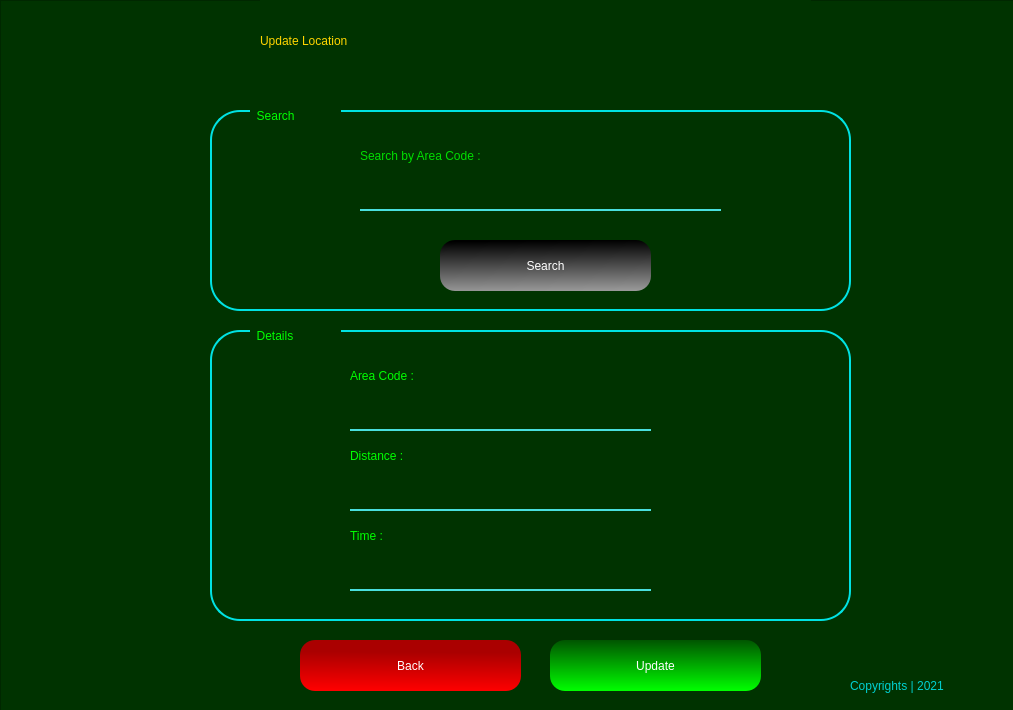
<?xml version="1.0" encoding="UTF-8"?>
<ui version="4.0">
 <class>Form</class>
 <widget class="QWidget" name="Form">
  <property name="geometry">
   <rect>
    <x>0</x>
    <y>0</y>
    <width>1013</width>
    <height>710</height>
   </rect>
  </property>
  <property name="windowTitle">
   <string>Form</string>
  </property>
  <widget class="QFrame" name="frame">
   <property name="geometry">
    <rect>
     <x>0</x>
     <y>0</y>
     <width>1022</width>
     <height>713</height>
    </rect>
   </property>
   <property name="styleSheet">
    <string notr="true">QFrame{

background-color: rgb(0, 51, 0);
color: rgb(0,255,0);

}
</string>
   </property>
   <property name="frameShape">
    <enum>QFrame::StyledPanel</enum>
   </property>
   <property name="frameShadow">
    <enum>QFrame::Raised</enum>
   </property>
   <widget class="QLabel" name="label_5">
    <property name="geometry">
     <rect>
      <x>260</x>
      <y>0</y>
      <width>551</width>
      <height>81</height>
     </rect>
    </property>
    <property name="styleSheet">
     <string notr="true">font: 87 36pt &quot;Arial Black&quot;;
color: rgb(255, 213, 0);</string>
    </property>
    <property name="text">
     <string>Update Location</string>
    </property>
   </widget>
   <widget class="QPushButton" name="updateBtn">
    <property name="geometry">
     <rect>
      <x>550</x>
      <y>640</y>
      <width>211</width>
      <height>51</height>
     </rect>
    </property>
    <property name="styleSheet">
     <string notr="true">QPushButton{
background-color: qlineargradient(spread:pad, x1:0.498, y1:0, x2:0.507, y2:1, stop:0 rgba(0, 85, 0, 255), stop:1 rgba(0, 255, 0, 255));
border-radius:15px;
color: #FFF;
	font: 75 14pt &quot;Microsoft PhagsPa&quot;;

}

QPushButton:hover{

	background-color: rgb(0, 118, 0);
}</string>
    </property>
    <property name="text">
     <string>Update</string>
    </property>
   </widget>
   <widget class="QPushButton" name="backBtn">
    <property name="geometry">
     <rect>
      <x>300</x>
      <y>640</y>
      <width>221</width>
      <height>51</height>
     </rect>
    </property>
    <property name="styleSheet">
     <string notr="true">QPushButton{
background-color: qlineargradient(spread:pad, x1:0.512, y1:0.238636, x2:0.493, y2:1, stop:0 rgba(170, 0, 0, 255), stop:1 rgba(255, 0, 0, 255));
border-radius:15px;
color: #FFF;
	font: 75 14pt &quot;Microsoft PhagsPa&quot;;

}

QPushButton:hover{

	background-color: rgb(138, 0, 0);
}</string>
    </property>
    <property name="text">
     <string>Back</string>
    </property>
   </widget>
   <widget class="QLabel" name="label_7">
    <property name="geometry">
     <rect>
      <x>10</x>
      <y>650</y>
      <width>51</width>
      <height>51</height>
     </rect>
    </property>
    <property name="styleSheet">
     <string notr="true">background-image: url(:/newPrefix/—Pngtree—red and black logo_5517319.png);</string>
    </property>
    <property name="text">
     <string/>
    </property>
    <property name="pixmap">
     <pixmap resource="mainLogo.qrc">:/newPrefix/—Pngtree—red and black logo_5517319.png</pixmap>
    </property>
    <property name="scaledContents">
     <bool>true</bool>
    </property>
   </widget>
   <widget class="QLabel" name="label_8">
    <property name="geometry">
     <rect>
      <x>850</x>
      <y>670</y>
      <width>161</width>
      <height>31</height>
     </rect>
    </property>
    <property name="styleSheet">
     <string notr="true">font: 25 12pt &quot;Bahnschrift Light&quot;;
color: rgb(0, 208, 208);</string>
    </property>
    <property name="text">
     <string>Copyrights | 2021</string>
    </property>
   </widget>
   <widget class="QFrame" name="frame_4">
    <property name="geometry">
     <rect>
      <x>210</x>
      <y>330</y>
      <width>641</width>
      <height>291</height>
     </rect>
    </property>
    <property name="styleSheet">
     <string notr="true">QFrame{

border: 2px solid rgb(0, 226, 226);
border-radius: 30px;

}</string>
    </property>
    <property name="frameShape">
     <enum>QFrame::StyledPanel</enum>
    </property>
    <property name="frameShadow">
     <enum>QFrame::Raised</enum>
    </property>
    <widget class="QLabel" name="label_3">
     <property name="geometry">
      <rect>
       <x>40</x>
       <y>-10</y>
       <width>91</width>
       <height>31</height>
      </rect>
     </property>
     <property name="styleSheet">
      <string notr="true">border: none;
font: 12pt &quot;MS Shell Dlg 2&quot;;</string>
     </property>
     <property name="text">
      <string>  Details</string>
     </property>
    </widget>
    <widget class="QLineEdit" name="areaTxt_3">
     <property name="geometry">
      <rect>
       <x>140</x>
       <y>60</y>
       <width>301</width>
       <height>41</height>
      </rect>
     </property>
     <property name="styleSheet">
      <string notr="true">QLineEdit{
background-color: rgb(0, 51, 0);
border-top:none;
border-left: none;
border-right: none;
border-bottom: 2px solid rgb(74, 224, 222);

}</string>
     </property>
    </widget>
    <widget class="QLabel" name="label_4">
     <property name="geometry">
      <rect>
       <x>140</x>
       <y>30</y>
       <width>121</width>
       <height>31</height>
      </rect>
     </property>
     <property name="styleSheet">
      <string notr="true">border: none;
font: 12pt &quot;MS Shell Dlg 2&quot;;</string>
     </property>
     <property name="text">
      <string>Area Code :</string>
     </property>
    </widget>
    <widget class="QLineEdit" name="areaTxt_4">
     <property name="geometry">
      <rect>
       <x>140</x>
       <y>140</y>
       <width>301</width>
       <height>41</height>
      </rect>
     </property>
     <property name="styleSheet">
      <string notr="true">QLineEdit{
background-color: rgb(0, 51, 0);
border-top:none;
border-left: none;
border-right: none;
border-bottom: 2px solid rgb(74, 224, 222);

}</string>
     </property>
    </widget>
    <widget class="QLabel" name="label_6">
     <property name="geometry">
      <rect>
       <x>140</x>
       <y>110</y>
       <width>121</width>
       <height>31</height>
      </rect>
     </property>
     <property name="styleSheet">
      <string notr="true">border: none;
font: 12pt &quot;MS Shell Dlg 2&quot;;</string>
     </property>
     <property name="text">
      <string>Distance :</string>
     </property>
    </widget>
    <widget class="QLineEdit" name="areaTxt_5">
     <property name="geometry">
      <rect>
       <x>140</x>
       <y>220</y>
       <width>301</width>
       <height>41</height>
      </rect>
     </property>
     <property name="styleSheet">
      <string notr="true">QLineEdit{
background-color: rgb(0, 51, 0);
border-top:none;
border-left: none;
border-right: none;
border-bottom: 2px solid rgb(74, 224, 222);

}</string>
     </property>
    </widget>
    <widget class="QLabel" name="label_9">
     <property name="geometry">
      <rect>
       <x>140</x>
       <y>190</y>
       <width>121</width>
       <height>31</height>
      </rect>
     </property>
     <property name="styleSheet">
      <string notr="true">border: none;
font: 12pt &quot;MS Shell Dlg 2&quot;;</string>
     </property>
     <property name="text">
      <string>Time :</string>
     </property>
    </widget>
   </widget>
   <widget class="QFrame" name="frame_3">
    <property name="geometry">
     <rect>
      <x>210</x>
      <y>110</y>
      <width>641</width>
      <height>201</height>
     </rect>
    </property>
    <property name="styleSheet">
     <string notr="true">QFrame{

border: 2px solid rgb(0, 226, 226);
border-radius: 30px;

}</string>
    </property>
    <property name="frameShape">
     <enum>QFrame::StyledPanel</enum>
    </property>
    <property name="frameShadow">
     <enum>QFrame::Raised</enum>
    </property>
    <widget class="QLabel" name="label_2">
     <property name="geometry">
      <rect>
       <x>40</x>
       <y>-10</y>
       <width>91</width>
       <height>31</height>
      </rect>
     </property>
     <property name="styleSheet">
      <string notr="true">border: none;
font: 12pt &quot;MS Shell Dlg 2&quot;;</string>
     </property>
     <property name="text">
      <string>  Search</string>
     </property>
    </widget>
    <widget class="QLineEdit" name="areaTxt">
     <property name="geometry">
      <rect>
       <x>150</x>
       <y>60</y>
       <width>361</width>
       <height>41</height>
      </rect>
     </property>
     <property name="styleSheet">
      <string notr="true">QLineEdit{
background-color: rgb(0, 51, 0);
border-top:none;
border-left: none;
border-right: none;
border-bottom: 2px solid rgb(74, 224, 222);

}</string>
     </property>
    </widget>
    <widget class="QPushButton" name="srchBtn">
     <property name="geometry">
      <rect>
       <x>230</x>
       <y>130</y>
       <width>211</width>
       <height>51</height>
      </rect>
     </property>
     <property name="styleSheet">
      <string notr="true">QPushButton{
background-color: qlineargradient(spread:pad, x1:0.458, y1:0.0170455, x2:0.497512, y2:1, stop:0 rgba(0, 0, 0, 255), stop:1 rgba(152, 152, 152, 255));
border-radius:15px;
color: #FFF;
	font: 75 14pt &quot;Microsoft PhagsPa&quot;;

}

QPushButton:hover{

	background-color: rgb(0, 0, 0);
}</string>
     </property>
     <property name="text">
      <string>Search</string>
     </property>
    </widget>
    <widget class="QLabel" name="label_10">
     <property name="geometry">
      <rect>
       <x>150</x>
       <y>30</y>
       <width>281</width>
       <height>31</height>
      </rect>
     </property>
     <property name="styleSheet">
      <string notr="true">font: 16pt &quot;Myanmar Text&quot;;
color: rgb(0, 222, 0);
border: none;
</string>
     </property>
     <property name="text">
      <string>Search by Area Code :</string>
     </property>
    </widget>
   </widget>
  </widget>
 </widget>
 <resources>
  <include location="mainLogo.qrc"/>
  <include location="mainLogo.qrc"/>
 </resources>
 <connections/>
</ui>
